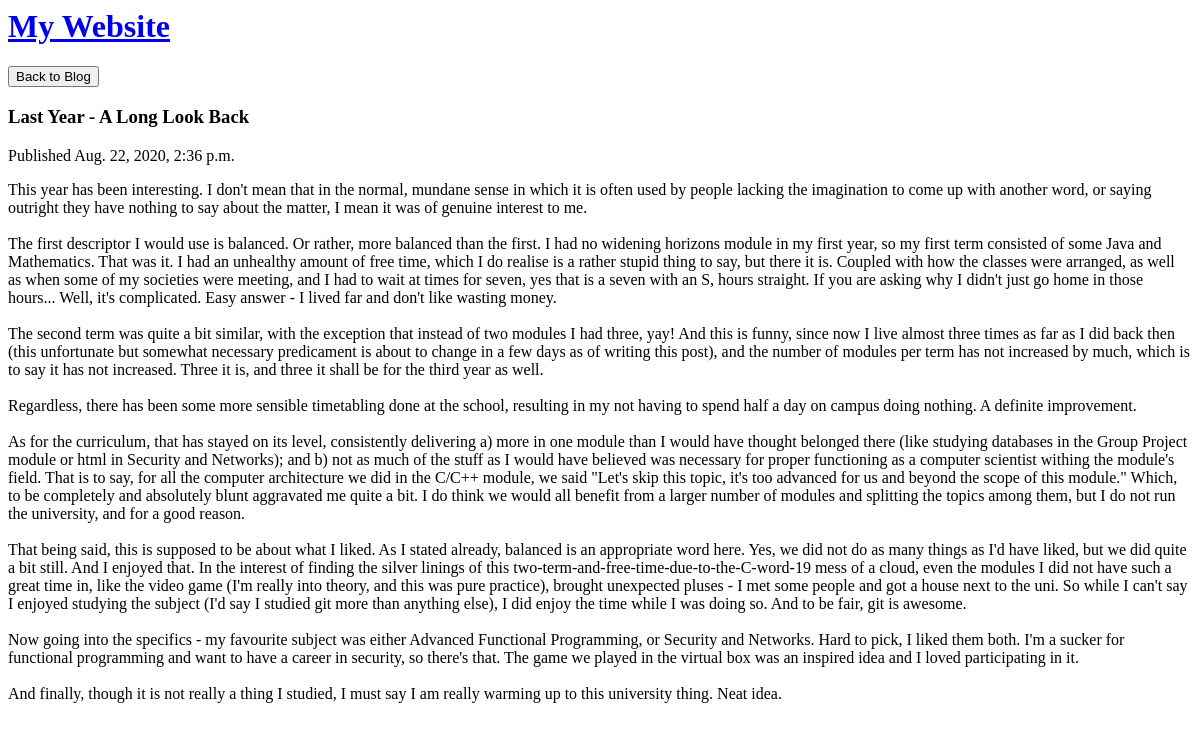
Before: /blog/1/ with the older database file.
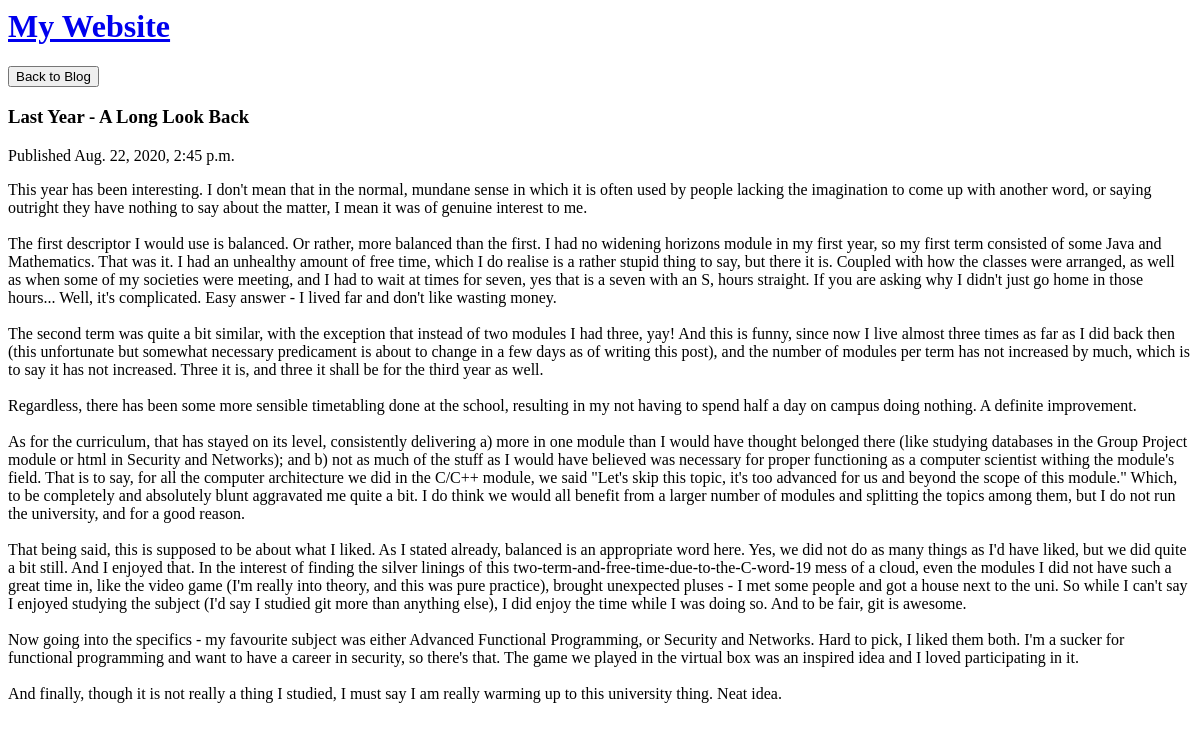
After: the same page with the newer database file.
### home/models.py (models this page shows, shortened)
class Post(models.Model):
    author = models.ForeignKey(settings.AUTH_USER_MODEL, on_delete=models.CASCADE)
    title = models.CharField(max_length=200)
    text = models.TextField()
    created_date = models.DateTimeField(default=timezone.now)
    published_date = models.DateTimeField(blank=True, null=True)

### home/views.py (the view)
# urls.py: path('blog/<int:pk>/', views.post_view, name="posts"),
def post_view(request, pk):
    post = get_object_or_404(Post, pk=pk)
    return render(request, 'post.html', {'post': post})

### home/templates/post.html (shortened to what this page needs)
{% extends 'base.html' %}
{% block content %}
<button id="blog-button" onclick="location.href='../../blog'">Back to Blog</button>
<div class="sub-header">
  <h3>{{ post.title }}</h2>
</div>
{% if post.published_date %}
<p>Published {{ post.published_date }}</p>
{% endif %}
<p>{{ post.text | linebreaksbr }}</p>
{% endblock %}

Changed rows visible on the page:
changed Post "Last Year - A Long Look Back": published_date "Aug. 22, 2020, 2:36 p.m." → "Aug. 22, 2020, 2:45 p.m."
